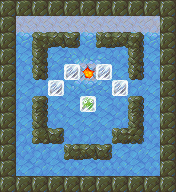

Rendered tile map (Tiled .tmx) drawn with the repository's tilesets; below, a short description and the map source with its tile grids summarised:
An orthogonal 11x12 tile map with 16x16 px tiles, 4 tile layers (Bottom, Floor, FloorTop, Blocks), 5 tilesets.

<map version="1.0" orientation="orthogonal" width="11" height="12" tilewidth="16" tileheight="16">
 <tileset firstgid="1" name="ground" tilewidth="16" tileheight="16">
  <image source="assets/tileset-ground.png" width="48" height="16" />
 </tileset>
 <tileset firstgid="4" name="misc" tilewidth="16" tileheight="16">
  <image source="assets/tileset-misc.png" width="64" height="16" />
  <tile id="3">
   <properties>
    <property name="goal" value="true" />
   </properties>
  </tile>
 </tileset>
 <tileset firstgid="8" name="pushblocks" tilewidth="16" tileheight="16">
  <image source="assets/tileset-pushblocks.png" width="48" height="16" />
  <tile id="1">
   <properties>
    <property name="goal" value="true" />
    <property name="sprite" value="assets/frozen.sprite" />
   </properties>
  </tile>
 </tileset>
 <tileset firstgid="11" name="rocks" tilewidth="16" tileheight="16">
  <properties>
   <property name="collision" value="true" />
  </properties>
  <image source="assets/tileset-rocks.png" width="256" height="48" />
 </tileset>
 <tileset firstgid="59" name="slippery" tilewidth="16" tileheight="16">
  <properties>
   <property name="slippery_block" value="true" />
   <property name="slippery_player" value="true" />
  </properties>
  <image source="assets/tileset-slippery.png" width="256" height="48" />
 </tileset>
 <layer name="Bottom" width="11" height="12">
  <data>[132 cells, 132 non-empty, 2 distinct tile ids]</data>
 </layer>
 <layer name="Floor" width="11" height="12">
  <properties>
   <property name="player_offset_y" value="-1" />
   <property name="player_sprite" value="assets/dino.sprite" />
   <property name="start_x" value="5" />
   <property name="start_y" value="1" />
  </properties>
  <data>[132 cells, 110 non-empty, 12 distinct tile ids]</data>
 </layer>
 <layer name="FloorTop" width="11" height="12">
  <data>[132 cells, 63 non-empty, 11 distinct tile ids]</data>
 </layer>
 <layer name="Blocks" width="11" height="12">
  <data>[132 cells, 5 non-empty, 2 distinct tile ids]</data>
 </layer>
</map>
